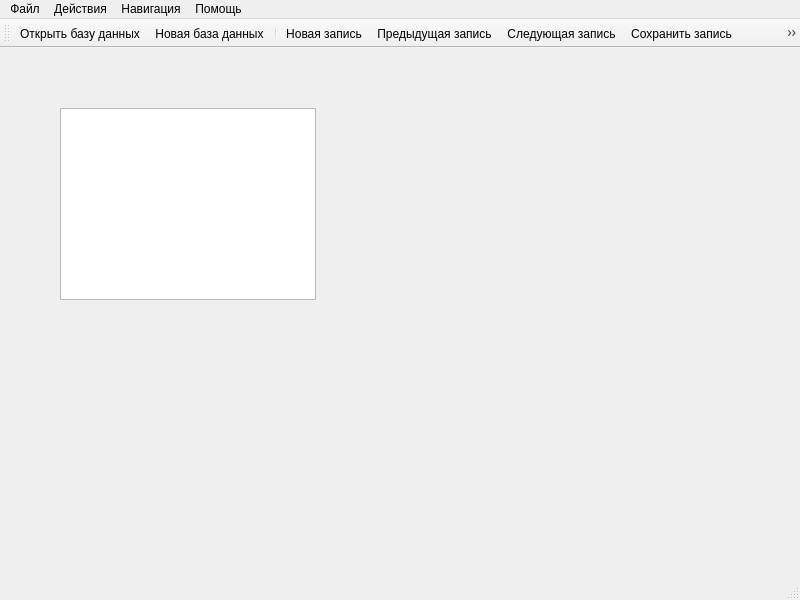
<?xml version="1.0" encoding="UTF-8"?>
<ui version="4.0">
 <class>MainWindow</class>
 <widget class="QMainWindow" name="MainWindow">
  <property name="geometry">
   <rect>
    <x>0</x>
    <y>0</y>
    <width>800</width>
    <height>600</height>
   </rect>
  </property>
  <property name="windowTitle">
   <string>Информатор (сервер)</string>
  </property>
  <widget class="QWidget" name="centralWidget">
   <widget class="QTableView" name="tableView">
    <property name="geometry">
     <rect>
      <x>60</x>
      <y>60</y>
      <width>256</width>
      <height>192</height>
     </rect>
    </property>
   </widget>
  </widget>
  <widget class="QMenuBar" name="menuBar">
   <property name="geometry">
    <rect>
     <x>0</x>
     <y>0</y>
     <width>800</width>
     <height>21</height>
    </rect>
   </property>
   <widget class="QMenu" name="menu">
    <property name="title">
     <string>Файл</string>
    </property>
    <addaction name="actionOpenDB"/>
    <addaction name="actionNewDB"/>
    <addaction name="separator"/>
    <addaction name="actionPreference"/>
    <addaction name="separator"/>
    <addaction name="actionQuit"/>
   </widget>
   <widget class="QMenu" name="menu_2">
    <property name="title">
     <string>Действия</string>
    </property>
    <addaction name="actionEditUsersTable"/>
    <addaction name="actionEditOtdelTable"/>
    <addaction name="actionFind"/>
   </widget>
   <widget class="QMenu" name="menu_3">
    <property name="title">
     <string>Помощь</string>
    </property>
    <addaction name="actionHelp"/>
    <addaction name="actionAbout"/>
   </widget>
   <widget class="QMenu" name="menu_4">
    <property name="title">
     <string>Навигация</string>
    </property>
    <addaction name="actionNewRecord"/>
    <addaction name="actionPreviousRecord"/>
    <addaction name="actionNextRecord"/>
    <addaction name="actionSaveRecord"/>
    <addaction name="actionDeleteRecord"/>
   </widget>
   <addaction name="menu"/>
   <addaction name="menu_2"/>
   <addaction name="menu_4"/>
   <addaction name="menu_3"/>
  </widget>
  <widget class="QToolBar" name="mainToolBar">
   <attribute name="toolBarArea">
    <enum>TopToolBarArea</enum>
   </attribute>
   <attribute name="toolBarBreak">
    <bool>false</bool>
   </attribute>
   <addaction name="actionOpenDB"/>
   <addaction name="actionNewDB"/>
   <addaction name="separator"/>
   <addaction name="actionNewRecord"/>
   <addaction name="actionPreviousRecord"/>
   <addaction name="actionNextRecord"/>
   <addaction name="actionSaveRecord"/>
   <addaction name="actionDeleteRecord"/>
   <addaction name="separator"/>
   <addaction name="actionQuit"/>
  </widget>
  <widget class="QStatusBar" name="statusBar"/>
  <action name="actionOpenDB">
   <property name="checkable">
    <bool>false</bool>
   </property>
   <property name="icon">
    <iconset resource="icons.qrc">
     <normaloff>:/Images/open_folder.png</normaloff>:/Images/open_folder.png</iconset>
   </property>
   <property name="text">
    <string>Открыть базу данных</string>
   </property>
   <property name="shortcut">
    <string>Shift+O</string>
   </property>
  </action>
  <action name="actionNewDB">
   <property name="icon">
    <iconset resource="icons.qrc">
     <normaloff>:/Images/new_db.png</normaloff>:/Images/new_db.png</iconset>
   </property>
   <property name="text">
    <string>Новая база данных</string>
   </property>
   <property name="shortcut">
    <string>Shift+N</string>
   </property>
  </action>
  <action name="actionPreference">
   <property name="icon">
    <iconset resource="icons.qrc">
     <normaloff>:/Images/preference.png</normaloff>:/Images/preference.png</iconset>
   </property>
   <property name="text">
    <string>Настройки</string>
   </property>
   <property name="shortcut">
    <string>Shift+P</string>
   </property>
  </action>
  <action name="actionQuit">
   <property name="icon">
    <iconset resource="icons.qrc">
     <normaloff>:/Images/quit.png</normaloff>:/Images/quit.png</iconset>
   </property>
   <property name="text">
    <string>Выход</string>
   </property>
   <property name="shortcut">
    <string>Shift+Q</string>
   </property>
  </action>
  <action name="actionEditOtdelTable">
   <property name="icon">
    <iconset resource="icons.qrc">
     <normaloff>:/Images/otdel.png</normaloff>:/Images/otdel.png</iconset>
   </property>
   <property name="text">
    <string>Редактировать таблицу &quot;Отделы&quot;</string>
   </property>
  </action>
  <action name="actionFind">
   <property name="icon">
    <iconset resource="icons.qrc">
     <normaloff>:/Images/zoom_cursor.png</normaloff>:/Images/zoom_cursor.png</iconset>
   </property>
   <property name="text">
    <string>Поиск</string>
   </property>
   <property name="shortcut">
    <string>Ctrl+F</string>
   </property>
  </action>
  <action name="actionHelp">
   <property name="text">
    <string>Справка</string>
   </property>
   <property name="shortcut">
    <string>F1</string>
   </property>
  </action>
  <action name="actionAbout">
   <property name="text">
    <string>О программе</string>
   </property>
  </action>
  <action name="actionEditUsersTable">
   <property name="icon">
    <iconset resource="icons.qrc">
     <normaloff>:/Images/users.png</normaloff>:/Images/users.png</iconset>
   </property>
   <property name="text">
    <string>Редактировать таблицу &quot;Пользователи&quot;</string>
   </property>
  </action>
  <action name="actionNewRecord">
   <property name="icon">
    <iconset resource="icons.qrc">
     <normaloff>:/Images/button_plus_blue.png</normaloff>:/Images/button_plus_blue.png</iconset>
   </property>
   <property name="text">
    <string>Новая запись</string>
   </property>
  </action>
  <action name="actionPreviousRecord">
   <property name="icon">
    <iconset resource="icons.qrc">
     <normaloff>:/Images/left_arrow.png</normaloff>:/Images/left_arrow.png</iconset>
   </property>
   <property name="text">
    <string>Предыдущая запись</string>
   </property>
  </action>
  <action name="actionNextRecord">
   <property name="icon">
    <iconset resource="icons.qrc">
     <normaloff>:/Images/right_arrow.png</normaloff>:/Images/right_arrow.png</iconset>
   </property>
   <property name="text">
    <string>Следующая запись</string>
   </property>
  </action>
  <action name="actionSaveRecord">
   <property name="icon">
    <iconset resource="icons.qrc">
     <normaloff>:/Images/save_record.png</normaloff>:/Images/save_record.png</iconset>
   </property>
   <property name="text">
    <string>Сохранить запись</string>
   </property>
  </action>
  <action name="actionDeleteRecord">
   <property name="icon">
    <iconset resource="icons.qrc">
     <normaloff>:/Images/button_minus_blue.png</normaloff>:/Images/button_minus_blue.png</iconset>
   </property>
   <property name="text">
    <string>Удалить запись</string>
   </property>
  </action>
 </widget>
 <layoutdefault spacing="6" margin="11"/>
 <resources>
  <include location="icons.qrc"/>
 </resources>
 <connections/>
</ui>
